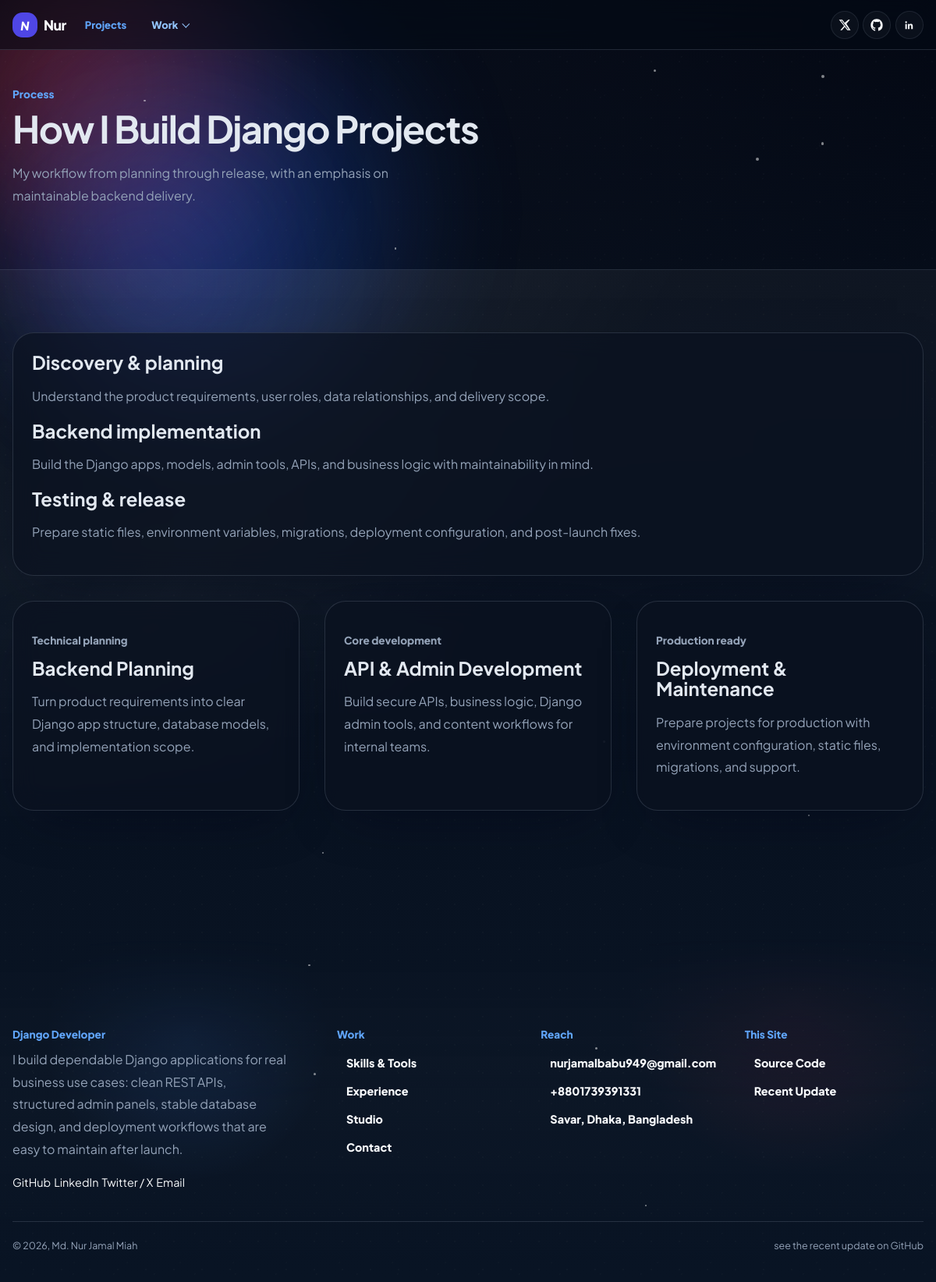
Page /work/studio/ on the committed database.
### cms/models.py (models this page shows, shortened)
class TimestampedModel(models.Model):
    created_at = models.DateTimeField(auto_now_add=True)
    updated_at = models.DateTimeField(auto_now=True)
    class Meta:
        abstract = True

class ManagedPage(TimestampedModel):
    slug = models.SlugField(max_length=120, unique=True)
    title = models.CharField(max_length=160)
    description = models.CharField(max_length=220)
    caption = models.CharField(max_length=80, blank=True)
    body_markdown = models.TextField()
    sort_order = models.PositiveIntegerField(default=0)
    class Meta:
        ordering = ["sort_order", "title"]

class Service(TimestampedModel):
    title = models.CharField(max_length=120)
    summary = models.TextField()
    highlight = models.CharField(max_length=120, blank=True)
    sort_order = models.PositiveIntegerField(default=0)
    class Meta:
        ordering = ["sort_order", "title"]

class SiteSettings(TimestampedModel):
    site_name = models.CharField(max_length=120, default="Your Name")
    site_tagline = models.CharField(
        max_length=180, default="Designer, developer, and digital problem solver."
    )
    owner_name = models.CharField(max_length=120, default="Your Name")
    role_title = models.CharField(max_length=120, default="Front-End Developer")
    seo_description = models.TextField(
        default="A modern portfolio website powered by Django and Next.js."
    )
    location = models.CharField(max_length=120, blank=True)
    primary_email = models.EmailField(blank=True)
    phone = models.CharField(max_length=30, blank=True)
    availability_text = models.CharField(
        max_length=160, default="Available for freelance and full-time opportunities."
    )
    resume_url = models.URLField(blank=True)
    github_url = models.URLField(blank=True)
    linkedin_url = models.URLField(blank=True)
    twitter_url = models.URLField(blank=True)
    figma_url = models.URLField(blank=True)
    source_code_url = models.URLField(blank=True)
    design_concept_url = models.URLField(blank=True)
    last_update_url = models.URLField(blank=True)
    footer_about_title = models.CharField(max_length=80, default="About Me")
    footer_text = models.CharField(
        max_length=180, default="Built for ambitious brands and thoughtful digital products."
    )
    copyright_name = models.CharField(max_length=120, default="Your Name")
    class Meta:
        verbose_name = "Site settings"
        verbose_name_plural = "Site settings"

class SocialLink(TimestampedModel):
    ICON_CHOICES = [
        ("github", "GitHub"),
        ("linkedin", "LinkedIn"),
        ("twitter", "Twitter"),
        ("website", "Website"),
        ("mail", "Mail"),
    ]
    label = models.CharField(max_length=80)
    url = models.CharField(max_length=255)
    icon = models.CharField(max_length=20, choices=ICON_CHOICES, default="website")
    sort_order = models.PositiveIntegerField(default=0)
    class Meta:
        ordering = ["sort_order", "label"]

### cms/views.py (the view)
# urls.py: path("work/<slug:slug>/", managed_work_page, name="site-work-page"),
def managed_work_page(request, slug):
    context = _build_public_context()
    page = next((item for item in context["managed_pages"] if item.slug == slug), None)
    if not page:
        raise Http404("Page not found")
    context["page"] = page
    return render(request, "site/work_page.html", context)

### cms/models.py (called while the page is built)
    def get_demo_preview_image_path(self, slug=None) -> Path:
        return Path(settings.MEDIA_ROOT) / "project_previews" / f"{slug or self.slug}.png"

    @property
    def demo_preview_image_url(self):
        preview_path = self.get_demo_preview_image_path()
        if not preview_path.exists():
            return ""
        relative_path = preview_path.relative_to(Path(settings.MEDIA_ROOT)).as_posix()
        return f"{settings.MEDIA_URL}{relative_path}".replace("//", "/")

    @property
    def cover_image_upload_url(self):
        if not self.cover_image:
            return ""
        return self.cover_image.url

### cms/views.py (called while the page is built, shortened)
def _clean_display_name(value):
    cleaned = re.sub(r"^\s*md\.?\s+", "", value or "", flags=re.IGNORECASE).strip()
    return cleaned or (value or "").strip()

def _detect_demo_preview_url(project):
    if not getattr(project, "demo_entry_path", ""):
        return ""

### templates/site/work_page.html (shortened to what this page needs)
{% extends "site/base.html" %}
{% block content %}
  <section class="page-hero">
    <div class="content-wrapper">
      <header class="section-title">
        <span class="section-title__caption">{{ page.caption }}</span>
        <h1>{{ page.title }}</h1>
        <p>{{ page.description }}</p>
      </header>
    </div>
  </section>
  <section class="section-home">
    <div class="background-grid background-grid--fade-out section-content-shell">
      <div class="content-wrapper work-layout">
        <article class="prose-block">
          {{ page.body_html|safe }}
        </article>
        {% if page.slug == "contact" %}
          <div class="cards-grid cards-grid--two">
            <section class="card">
              <p class="footer-caption">Get in touch</p>
              <h2>{{ site.owner_name }}</h2>
              <p>{{ site.availability_text }}</p>
              <div class="info-list">
                {% if site.primary_email %}<a href="mailto:{{ site.primary_email }}">{{ site.primary_email }}</a>{% endif %}
                {% if site.phone %}<span>{{ site.phone }}</span>{% endif %}
                {% if site.location %}<span>{{ site.location }}</span>{% endif %}
              </div>
            </section>
            <section class="card">
              <p class="footer-caption">Social Links</p>
              <div class="info-list">
                {% for item in social_links %}
                  <a href="{{ item.url }}" target="_blank" rel="noreferrer">{{ item.label }}</a>
                {% endfor %}
              </div>
            </section>
          </div>
        {% elif page.slug == "studio" %}
          <div class="cards-grid cards-grid--three">
            {% for service in services %}
              <article class="card">
                <p class="footer-caption">{{ service.highlight }}</p>
                <h2>{{ service.title }}</h2>
                <p>{{ service.summary }}</p>
              </article>
            {% endfor %}
          </div>
        {% endif %}
      </div>
    </div>
  </section>
{% endblock %}

### templates/site/base.html (shortened to what this page needs)
{% load static %}
<!DOCTYPE html>
<html lang="en">
  <head>
    <link rel="stylesheet" href="{% static 'site/css/site.css' %}">
  </head>
  <body>
    <div class="aurora-shell" aria-hidden="true">
      <div class="aurora-sphere aurora-sphere--pink"></div>
      <div class="aurora-sphere aurora-sphere--blue"></div>
      <div class="aurora-sphere aurora-sphere--violet"></div>
      <div class="aurora-noise"></div>
      <div class="aurora-particles" id="aurora-particles"></div>
      <div class="aurora-drops" id="aurora-drops"></div>
    </div>
    <header class="site-header">
      <div class="site-header__backdrop"></div>
      <div class="content-wrapper-max">
        <div class="site-header__inner">
          <nav class="site-nav-group" aria-label="Primary">
            <a href="/" class="nav-logo" aria-label="Home">
              <span class="nav-logo__icon">N</span>
              <span class="nav-logo__text">Nur</span>
            </a>
            <ul class="site-nav" id="site-nav">
              <li><a href="/projects/" class="nav-link {% if '/projects/' in request.path %}is-active{% endif %}">Projects</a></li>
              <li class="nav-dropdown">
                <button type="button" class="nav-link nav-link--button {% if '/work/' in request.path %}is-active{% endif %}" aria-expanded="false">
                  Work
                  <span class="nav-link__caret"></span>
                </button>
              </li>
            </ul>
          </nav>
          <ul class="site-actions">
            {% if site.twitter_url %}
              <li>
                <a href="{{ site.twitter_url }}" target="_blank" rel="noreferrer" class="nav-icon" aria-label="Twitter">
                  <svg viewBox="0 0 24 24" aria-hidden="true">
                    <path d="M18.901 2H21.98l-6.724 7.684L23.167 22h-6.194l-4.851-6.35L6.567 22H3.486l7.193-8.223L1 2h6.352l4.385 5.79L18.901 2Zm-1.086 18.148h1.706L6.424 3.757H4.594l13.221 16.39Z" fill="currentColor"/>
                  </svg>
                </a>
              </li>
            {% endif %}
            {% if site.github_url %}
              <li>
                <a href="{{ site.github_url }}" target="_blank" rel="noreferrer" class="nav-icon" aria-label="GitHub">
                </a>
              </li>
            {% endif %}
            {% if site.linkedin_url %}
              <li>
                <a href="{{ site.linkedin_url }}" target="_blank" rel="noreferrer" class="nav-icon" aria-label="LinkedIn">
                  <svg viewBox="0 0 24 24" aria-hidden="true">
                    <path d="M5.5 8.5A1.75 1.75 0 1 0 5.5 5a1.75 1.75 0 0 0 0 3.5ZM4 10h3v10H4V10Zm5 0h2.88v1.36h.04c.4-.76 1.38-1.56 2.84-1.56 3.03 0 3.59 2.06 3.59 4.73V20h-3v-4.84c0-1.15-.02-2.63-1.55-2.63-1.56 0-1.8 1.26-1.8 2.55V20H9V10Z" fill="currentColor"/>
                  </svg>
                </a>
              </li>
            {% endif %}
          </ul>
        </div>
      </div>
    </header>
    <main>
      {% block content %}{% endblock %}
    </main>
    <footer class="site-footer">
      <div class="content-wrapper">
        <div class="site-footer__main">
          <div class="site-footer__about">
            <p class="footer-caption">{{ site.footer_about_title|default:"About Me" }}</p>
            <p class="site-footer__copy">{{ site.footer_text }}</p>
            <ul class="site-footer__socials">
              {% for item in social_links %}
                <li><a href="{{ item.url }}" target="_blank" rel="noreferrer" aria-label="{{ item.label }}">{{ item.label }}</a></li>
              {% endfor %}
            </ul>
          </div>
          <div class="site-footer__links">
            <section>
              <p class="footer-caption">Work</p>
              <ul>
                {% for slug, label, href in work_links %}
                  <li><a href="{{ href }}" class="footer-link">{{ label }}</a></li>
                {% endfor %}
              </ul>
            </section>
            <section>
              <p class="footer-caption">Reach</p>
              <ul>
                {% if site.primary_email %}<li><a href="mailto:{{ site.primary_email }}" class="footer-link">{{ site.primary_email }}</a></li>{% endif %}
                {% if site.phone %}<li><span class="footer-link">{{ site.phone }}</span></li>{% endif %}
                {% if site.location %}<li><span class="footer-link">{{ site.location }}</span></li>{% endif %}
              </ul>
            </section>
            <section>
              <p class="footer-caption">This Site</p>
              <ul>
                {% if site.source_code_url %}<li><a href="{{ site.source_code_url }}" target="_blank" rel="noreferrer" class="footer-link">Source Code</a></li>{% endif %}
                {% if site.last_update_url %}<li><a href="{{ site.last_update_url }}" target="_blank" rel="noreferrer" class="footer-link">Recent Update</a></li>{% endif %}
              </ul>
            </section>
          </div>
        </div>
        <div class="site-footer__bar">
          <div>&copy; {% now "Y" %}, {{ site.copyright_name|default:site.owner_name }}</div>
          {% if site.last_update_url %}
            <a href="{{ site.last_update_url }}" target="_blank" rel="noreferrer">see the recent update on GitHub</a>
          {% endif %}
        </div>
      </div>
    </footer>
  </body>
</html>

### rows in the picture
ManagedPage: caption "Process", title "How I Build Django Projects", description "My workflow from planning through release, with an emphasis on maintainable backend delivery.", body_html "Discovery & planning Understand the product requirements, user roles, data relationships, and delivery scope. Backend implementation Build the Django apps, models, admin tools, APIs, and business logic with maintainability in mind. Testing & release Prepare static files, environment variables, migrations, deployment configuration, and post-launch fixes.", slug "Studio"
Service: highlight "Technical planning", title "Backend Planning", summary "Turn product requirements into clear Django app structure, database models, and implementation scope."
Service: highlight "Core development", title "API & Admin Development", summary "Build secure APIs, business logic, Django admin tools, and content workflows for internal teams."
Service: highlight "Production ready", title "Deployment & Maintenance", summary "Prepare projects for production with environment configuration, static files, migrations, and support."
SiteSettings: footer_about_title "Django Developer", footer_text "I build dependable Django applications for real business use cases: clean REST APIs, structured admin panels, stable database design, and deployment workflows that are easy to maintain after launch.", primary_email "nurjamalbabu949@gmail.com", phone "+8801739391331", location "Savar, Dhaka, Bangladesh", copyright_name "Md. Nur Jamal Miah"
SocialLink: label "GitHub"
SocialLink: label "LinkedIn"
SocialLink: label "Twitter / X"
SocialLink: label "Email"
ManagedPage: title "Skills & Tools"
ManagedPage: slug "Experience"
ManagedPage: label "Contact"
